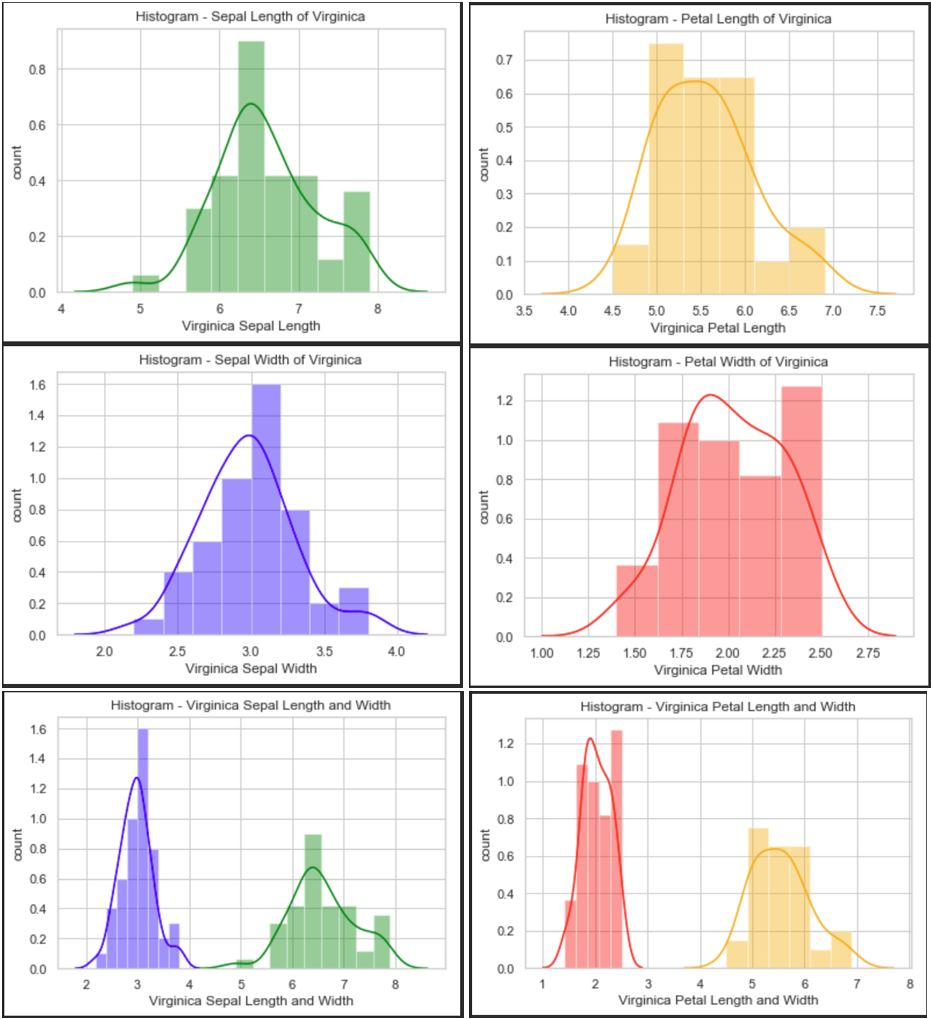

Source code (Python):
#%%
# Etem Kaya 12-Apr-2019
# Iris Data Set Project.

# Histogram of Iris Virginica flower type

# import pandas, seaborn and matplotlib libraries
import pandas as pd
import seaborn as sns
import matplotlib.pyplot as plt

# import iris dataset with Pandas
f = pd.read_csv("iris.csv")

# Split Virginica dataset from the entire Iris dataset
Virginica = f.loc[f["species"]=="virginica"]

# set style and background colour using seaborn library
sns.set(style="whitegrid")

# Histogram of Virginica 'Sepal Length'
sns.distplot(Virginica["sepal_length"], color= "green")
plt.title('Histogram - Sepal Length of Virginica')
plt.xlabel('Virginica Sepal Length')
plt.ylabel('count')
plt.show()

# Histogram of Virginica 'Sepal Width'
sns.distplot(Virginica["sepal_width"], color= "blue")
plt.title('Histogram - Sepal Width of Virginica')
plt.xlabel('Virginica Sepal Width')
plt.ylabel('count')
plt.show()

# Histogram of Virginica 'Petal Length'
sns.distplot(Virginica["petal_length"], color= "orange")
plt.title('Histogram - Petal Length of Virginica')
plt.xlabel('Virginica Petal Length')
plt.ylabel('count')
plt.show()

# Histogram of Virginica 'Petal Width'
sns.distplot(Virginica["petal_width"], color= "red")
plt.title('Histogram - Petal Width of Virginica')
plt.xlabel('Virginica Petal Width')
plt.ylabel('count')
plt.show()

# Histogram of Virginica 'Sepal Length and Sepal Width'
sns.distplot(Virginica["sepal_length"], color= "green")
sns.distplot(Virginica["sepal_width"], color= "blue")
plt.title('Histogram - Virginica Sepal Length and Width')
plt.xlabel('Virginica Sepal Length and Width')
plt.ylabel('count')
plt.show()

# Histogram of Virginica 'Petal Length and Petal Width'
sns.distplot(Virginica["petal_length"], color= "orange")
sns.distplot(Virginica["petal_width"], color= "red")
plt.title('Histogram - Virginica Petal Length and Width')
plt.xlabel('Virginica Petal Length and Width')
plt.ylabel('count')
plt.show()
